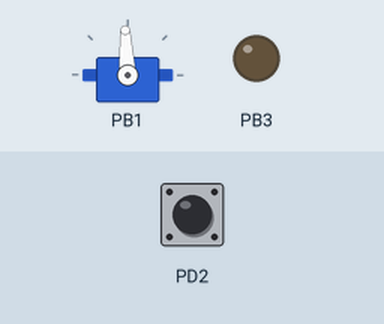
A program run on a simulated ATmega328P, built with avr-gcc and emulated at 16 MHz. Parts: servo, output pins drawn as LEDs (lit = HIGH). Inputs (shaded band) come from the test bench; at power-on: PD2 HIGH. Servo pulses on a pin are drawn as a servo (544–2400 µs = 0–180°); pins used as bus, display or sensor lines are not drawn.

Above: at 1.2 s.
1.3 s: PD2 pulled LOW for 0.15 s
At 2.5 s:
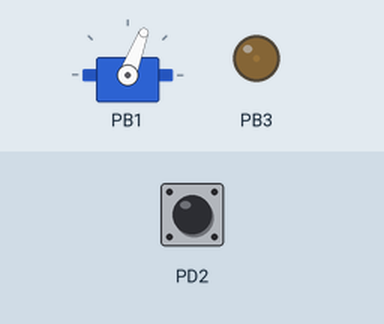
2.9 s: PD2 pulled LOW for 1 s
At 3.9 s:
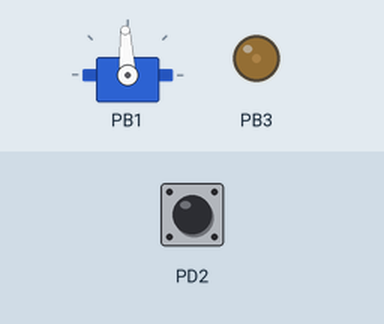
5.4 s: PD2 pulled LOW for 0.15 s
At 5.8 s:
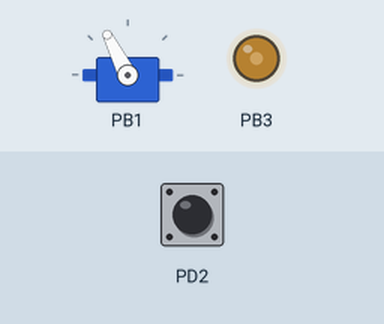
7.0 s: PD2 pulled LOW for 3.2 s
At 8.3 s:
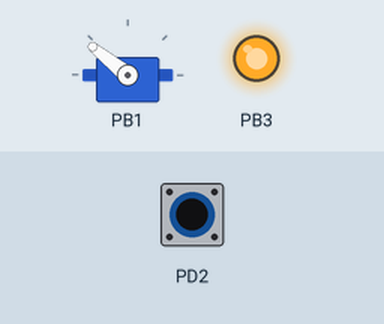
11.7 s: PD2 pulled LOW for 0.15 s
At 13.0 s:
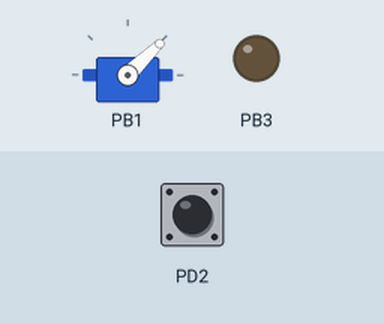
Timing chart, 0 to 14.3 s (numbered marks = the images above; inputs shaded):
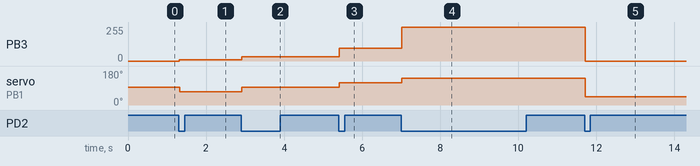

The program:

main.c
```c
/*
 * 8장 실습: 타이머로 1 ms 틱, 디바운싱, PWM 밝기, 서보 (아두이노 우노)
 *
 * 연결
 *   D2  (PD2): 버튼 -- GND (내부 풀업)
 *   D11 (PB3 = OC2A): 330 Ω -- LED -- GND        (Timer2 고속 PWM, 약 977 Hz)
 *   D9  (PB1 = OC1A): 서보 신호선 (서보 전원은 별도 5 V, GND 공통)   (Timer1, 50 Hz)
 *
 * 버튼을 누를 때마다 LED 밝기와 서보 각도가 다음 단계로 바뀐다.
 *
 * 레지스터: ATmega328P 데이터시트
 *   8-bit Timer/Counter0 (CTC 모드), 16-bit Timer/Counter1 (모드 14: 고속 PWM, TOP = ICR1),
 *   8-bit Timer/Counter2 (모드 3: 고속 PWM) 장의 Register Description
 */
#include <avr/io.h>
#include <avr/interrupt.h>
#include <util/atomic.h>
#include <stdint.h>

static volatile uint32_t ms_ticks;

ISR(TIMER0_COMPA_vect)          /* 1 ms마다 */
{
    ms_ticks++;
}

static uint32_t millis(void)
{
    uint32_t t;
    ATOMIC_BLOCK(ATOMIC_RESTORESTATE) {
        t = ms_ticks;
    }
    return t;
}

static void tick_init(void)
{
    /* Timer0 CTC: 16 MHz / 64 / (249 + 1) = 1000 Hz */
    TCCR0A = (1 << WGM01);
    TCCR0B = (1 << CS01) | (1 << CS00);     /* ÷64 */
    OCR0A  = 249;
    TIMSK0 = (1 << OCIE0A);
}

static void led_pwm_init(void)
{
    /* Timer2 고속 PWM(모드 3), OC2A 비반전 출력, 16 MHz / 64 / 256 ≈ 977 Hz */
    DDRB  |= (1 << DDB3);
    TCCR2A = (1 << COM2A1) | (1 << WGM21) | (1 << WGM20);
    TCCR2B = (1 << CS22);                   /* Timer2에서 CS22만 1이면 ÷64 */
    OCR2A  = 0;
}

static void servo_init(void)
{
    /* Timer1 모드 14(고속 PWM, TOP = ICR1), ÷8 → 틱 0.5 µs, 40000틱 = 20 ms */
    DDRB  |= (1 << DDB1);
    TCCR1A = (1 << COM1A1) | (1 << WGM11);
    TCCR1B = (1 << WGM13) | (1 << WGM12) | (1 << CS11);
    ICR1   = 39999;
    OCR1A  = 3000;                          /* 1.5 ms: 가운데 */
}

/* 5 ms마다 불러서, 같은 값이 4번 연속(20 ms)이면 상태가 바뀐 것으로 인정한다 */
static uint8_t button_pressed_event(void)
{
    static uint8_t stable = 1, count = 0;
    uint8_t now = (PIND >> PIND2) & 1u;

    if (now != stable) {
        if (++count >= 4) {
            stable = now;
            count = 0;
            return stable == 0;             /* 1 → 0으로 확정된 순간만 이벤트 */
        }
    } else {
        count = 0;
    }
    return 0;
}

int main(void)
{
    static const uint8_t  led_steps[]   = { 0, 8, 32, 96, 255 };
    static const uint16_t servo_steps[] = { 2000, 2500, 3000, 3500, 4000 };   /* 1.0 ~ 2.0 ms */
    uint8_t step = 0;

    DDRD  &= ~(1 << DDD2);
    PORTD |=  (1 << PORTD2);

    tick_init();
    led_pwm_init();
    servo_init();
    sei();

    uint32_t last_sample = 0;

    for (;;) {
        uint32_t now = millis();

        if (now - last_sample >= 5) {       /* 뺄셈으로 비교하면 넘침에도 안전하다 */
            last_sample = now;
            if (button_pressed_event()) {
                step = (step + 1) % sizeof(led_steps);
                OCR2A = led_steps[step];
                OCR1A = servo_steps[step];  /* 16비트 레지스터: 컴파일러가 순서에 맞게 쓴다 */
            }
        }
        /* 여기서 다른 일을 할 수 있다. 기다리는 코드가 없다 */
    }
}
```

Measured:
- after the input at 1.3 s, PB3: 0/255 → 8/255 at once; servo on PB1: 93° → 69° at once
- after the input at 2.9 s, PB3: 8/255 → 32/255 at once; servo on PB1: 69° → 93° at once
- after the input at 5.4 s, PB3: 32/255 → 96/255 at once; servo on PB1: 93° → 117° at once
- after the input at 7.0 s, PB3: 96/255 → 255/255 at once; servo on PB1: 117° → 141° at once
- after the input at 11.7 s, PB3: 255/255 → 0/255 at once; servo on PB1: 141° → 44° at once
